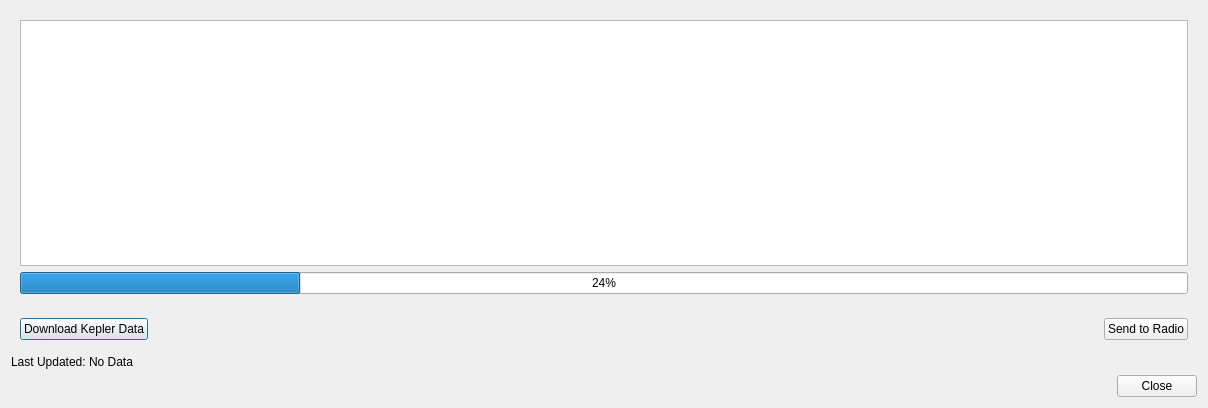
<?xml version="1.0" encoding="UTF-8"?>
<ui version="4.0">
 <class>SatelliteDialog</class>
 <widget class="QDialog" name="SatelliteDialog">
  <property name="geometry">
   <rect>
    <x>0</x>
    <y>0</y>
    <width>1208</width>
    <height>408</height>
   </rect>
  </property>
  <property name="windowTitle">
   <string>Dialog</string>
  </property>
  <layout class="QVBoxLayout" name="verticalLayout">
   <item>
    <widget class="QWidget" name="widget" native="true">
     <layout class="QVBoxLayout" name="verticalLayout_2">
      <item>
       <widget class="QTableView" name="tableView"/>
      </item>
      <item>
       <widget class="QProgressBar" name="progressBar">
        <property name="value">
         <number>24</number>
        </property>
       </widget>
      </item>
     </layout>
    </widget>
   </item>
   <item>
    <widget class="QWidget" name="widget_2" native="true">
     <layout class="QHBoxLayout" name="horizontalLayout">
      <item>
       <widget class="QPushButton" name="refreshBtn">
        <property name="text">
         <string>Download Kepler Data</string>
        </property>
       </widget>
      </item>
      <item>
       <spacer name="horizontalSpacer">
        <property name="orientation">
         <enum>Qt::Orientation::Horizontal</enum>
        </property>
        <property name="sizeHint" stdset="0">
         <size>
          <width>40</width>
          <height>20</height>
         </size>
        </property>
       </spacer>
      </item>
      <item>
       <widget class="QPushButton" name="writeBtn">
        <property name="text">
         <string>Send to Radio</string>
        </property>
       </widget>
      </item>
     </layout>
    </widget>
   </item>
   <item>
    <widget class="QLabel" name="label">
     <property name="text">
      <string>Last Updated: No Data</string>
     </property>
    </widget>
   </item>
   <item>
    <widget class="QDialogButtonBox" name="buttonBox">
     <property name="orientation">
      <enum>Qt::Orientation::Horizontal</enum>
     </property>
     <property name="standardButtons">
      <set>QDialogButtonBox::StandardButton::Close</set>
     </property>
    </widget>
   </item>
  </layout>
 </widget>
 <resources/>
 <connections>
  <connection>
   <sender>buttonBox</sender>
   <signal>accepted()</signal>
   <receiver>SatelliteDialog</receiver>
   <slot>accept()</slot>
   <hints>
    <hint type="sourcelabel">
     <x>248</x>
     <y>254</y>
    </hint>
    <hint type="destinationlabel">
     <x>157</x>
     <y>274</y>
    </hint>
   </hints>
  </connection>
  <connection>
   <sender>buttonBox</sender>
   <signal>rejected()</signal>
   <receiver>SatelliteDialog</receiver>
   <slot>reject()</slot>
   <hints>
    <hint type="sourcelabel">
     <x>316</x>
     <y>260</y>
    </hint>
    <hint type="destinationlabel">
     <x>286</x>
     <y>274</y>
    </hint>
   </hints>
  </connection>
 </connections>
</ui>
